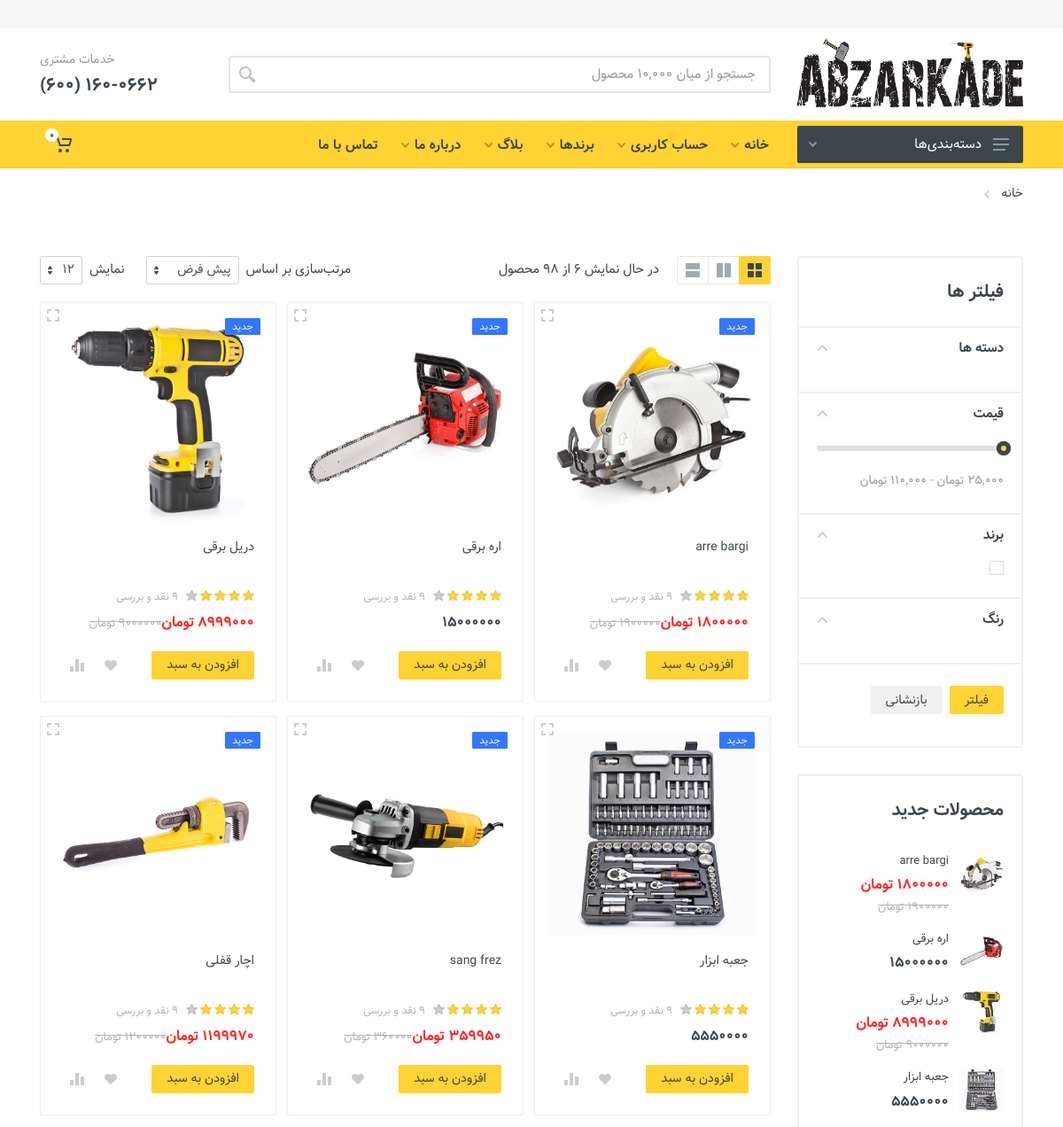
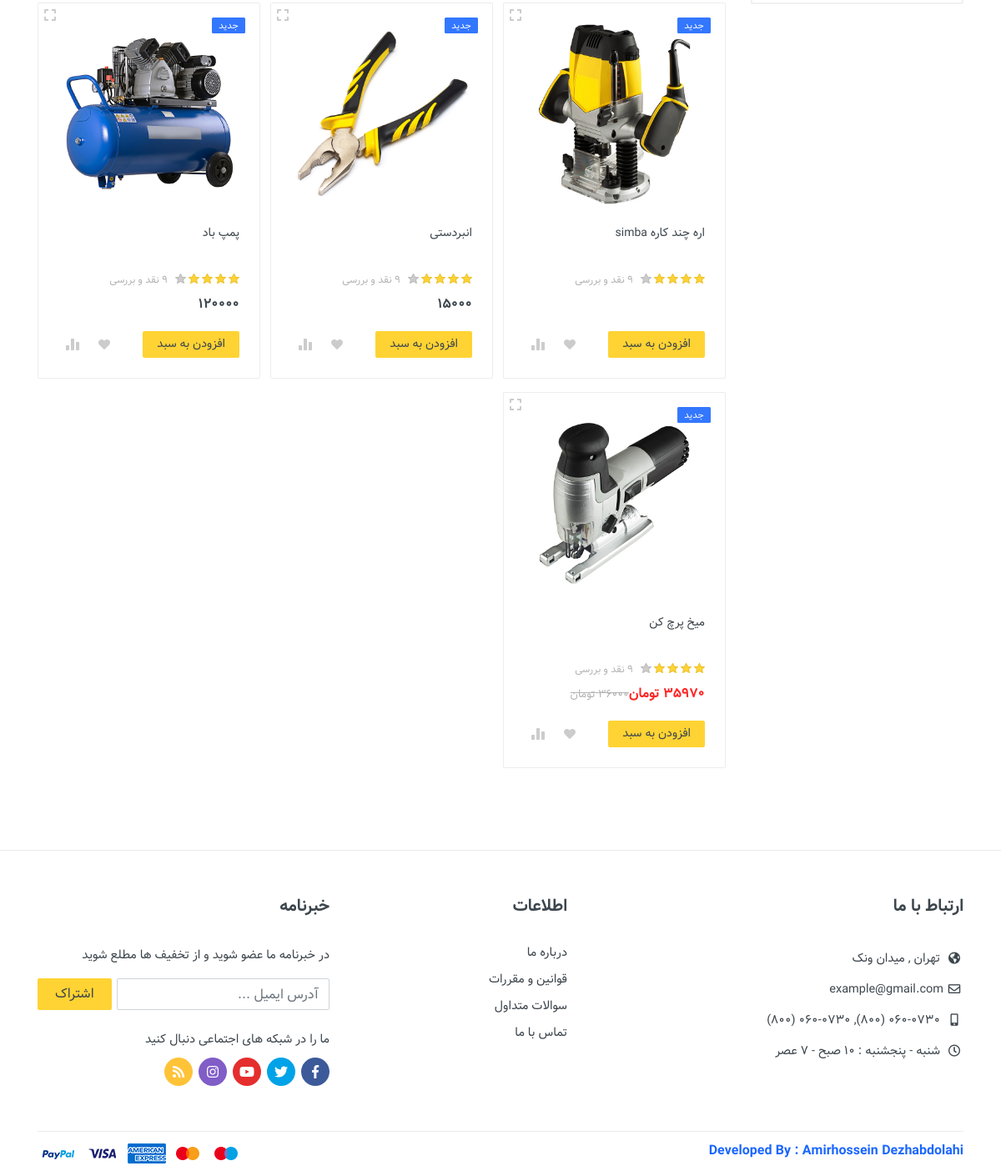
The app's page /search/ with its own data (2 pictures, top to bottom).
### shop/models.py (models this page shows, shortened)
class Kala(models.Model):
    slug=models.SlugField(allow_unicode=True)
    name=models.CharField(max_length=150)
    brand=models.ForeignKey(Brand ,on_delete=models.SET_NULL, null=True , blank=True , verbose_name='Brand' , related_name='brand')
    size = models.ManyToManyField(ProductSize , help_text="Enter Size of the product")
    mini_description = models.CharField(max_length=200)
    color = models.ManyToManyField(Color , help_text="Select Color of the product")
    material = models.ManyToManyField(Materials , help_text="Select Material of the Product")
    pic0 = models.ImageField(
        upload_to= 'static/images/products/{0}'.format(strftime('%Y%m%d-%H%M%S',gmtime())) ,
        default='no-image.jpg' ,
        width_field='imagewidth' ,
        height_field='imageheight' ,
    )
    pic1 = models.ImageField(
        upload_to= 'static/images/products/{0}'.format(strftime("%Y%m%d - %H%M%S",gmtime())) ,
        default = 'no-image.jpg' ,
        null = True, blank = True ,
    )
    pic2 = models.ImageField(
        upload_to= 'static/images/products/{0}'.format(strftime("%Y%m%d - %H%M%S",gmtime())) ,
        default = 'no-image.jpg' ,
        null = True ,blank = True ,
    )
    pic3 = models.ImageField(
        upload_to= 'static/images/products/{0}'.format(strftime("%Y%m%d - %H%M%S",gmtime())) ,
        default = 'no-image.jpg' ,
        null = True, blank = True,
    )
    pic4 = models.ImageField(
        upload_to= 'static/images/products/{0}'.format(strftime("%Y%m%d - %H%M%S" ,gmtime())) ,
        default = 'no-image.jpg' ,
        null = True, blank = True ,
    )
    category=models.ForeignKey(
        KalaCategory ,
        on_delete=models.SET_NULL ,
        null=True ,
        verbose_name="Category" ,
        related_name= 'Category',
        help_text="category" ,
    )
    description=models.TextField(max_length=255 ,null=True, blank=True)
    imagewidth = models.PositiveIntegerField(editable = False, default = 401)
    imageheight = models.PositiveIntegerField(editable = False, default = 401)
    class Meta:
        verbose_name_plural = "Products"

class KalaInstance(models.Model):
    kala=models.ForeignKey(Kala ,on_delete=models.CASCADE , related_name='kalainstance')
    saller=models.ForeignKey(User , on_delete=models.CASCADE)
    price=models.BigIntegerField(verbose_name='Price')
    off = models.IntegerField(default=0)
    instock = models.IntegerField()
    class Meta:
        verbose_name_plural = "Product Instances"
    def new_price(self):
        if self.off == 0:
            return self.price
        else:
            return self.price - self.off

### shop/views.py (the view, shortened to what this page needs)
# urls.py: path('search/', SearchKala.as_view() , name ='search_kala'),
class SearchKala(KalaListView):
    paginate_by = 12
    template_name = 'shop-grid.html'
    context_object_name = 'kalas'
    def get_queryset(self):
        result = super(SearchKala, self).get_queryset()
        query = self.request.GET.get('search')
        if query:
            query_list = query.split()
            result = result.filter(
                reduce(operator.and_,
                (Q(name__icontains = q) for q in query_list))
            )
        return result
    def get_context_data(self, **kwargs):
        context = super(SearchKala, self).get_context_data(**kwargs)
        mostsalled = Cart.objects.annotate(num_kalas = Count('saller')).order_by('-num_kalas')[:5]
        context.update({
            'is_authenticated' : self.request.user.is_authenticated,
            'mostsalled' : mostsalled,
            'color':Color.objects.all()
        })
        return context

### media/templates/shop-grid.html (shortened to what this page needs)
{% extends 'main/base.html' %}
{% load static %}
{% block body %}
		<div class="site__body">
			<div class="page-header">
				<div class="page-header__container container">
					<div class="page-header__breadcrumb">
						<nav aria-label="breadcrumb">
							<ol class="breadcrumb">
								<li class="breadcrumb-item"><a href="{% url 'index' %}">خانه</a>
								</li>
							</ol>
						</nav>
					</div>
					<div class="page-header__title">
					</div>
				</div>
			</div>
			<div class="container">
				<div class="shop-layout shop-layout--sidebar--start">
					<div class="shop-layout__sidebar">
						<div class="block block-sidebar">
							<div class="block-sidebar__item">
								<div class="widget-filters widget" data-collapse data-collapse-opened-class="filter--opened">
									<h4 class="widget__title">فیلتر ها</h4>
									<div class="widget-filters__list">
										<div class="widget-filters__item">
											<div class="filter filter--opened" data-collapse-item>
												<button type="button" class="filter__title" data-collapse-trigger>دسته ها
													<svg class="filter__arrow" width="12px" height="7px">
														<use xlink:href="{% static 'images/sprite.svg' %}#arrow-rounded-down-12x7"></use>
													</svg>
												</button>
												<div class="filter__body" data-collapse-content>
													<div class="filter__container">
													</div>
												</div>
											</div>
										</div>
										<div class="widget-filters__item">
											<div class="filter filter--opened" data-collapse-item>
												<button type="button" class="filter__title" data-collapse-trigger>قیمت
													<svg class="filter__arrow" width="12px" height="7px">
														<use xlink:href="{% static 'images/sprite.svg' %}#arrow-rounded-down-12x7"></use>
													</svg>
												</button>
												<div class="filter__body" data-collapse-content>
													<div class="filter__container">
														<div class="filter-price" data-min="5000" data-max="500000000" data-from="25000" data-to="110000">
															<div class="filter-price__slider"></div>
															<div class="filter-price__title"><span class="filter-price__min-value"></span> تومان - <span class="filter-price__max-value"></span> تومان</div>
														</div>
													</div>
												</div>
											</div>
										</div>
										<div class="widget-filters__item">
											<div class="filter filter--opened" data-collapse-item>
												<button type="button" class="filter__title" data-collapse-trigger>برند
													<svg class="filter__arrow" width="12px" height="7px">
														<use xlink:href="{% static 'images/sprite.svg' %}#arrow-rounded-down-12x7"></use>
													</svg>
												</button>
												<div class="filter__body" data-collapse-content>
													<div class="filter__container">
														<div class="filter-list">
															<div class="filter-list__list">
																<label class="filter-list__item"><span class="filter-list__input input-check"><span class="input-check__body"><input class="input-check__input" type="checkbox"> <span class="input-check__box"></span>
																	</span>
																</span>
															</div>
														</div>
													</div>
												</div>
											</div>
										</div>
										<div class="widget-filters__item">
											<div class="filter filter--opened" data-collapse-item>
												<button type="button" class="filter__title" data-collapse-trigger>رنگ
													<svg class="filter__arrow" width="12px" height="7px">
														<use xlink:href="{% static 'images/sprite.svg' %}#arrow-rounded-down-12x7"></use>
													</svg>
												</button>
												<div class="filter__body" data-collapse-content>
													<div class="filter__container">
														<div class="filter-color">
															<div class="filter-color__list">
															</div>
														</div>
													</div>
												</div>
											</div>
										</div>
									</div>
									<div class="widget-filters__actions d-flex">
										<button class="btn btn-primary btn-sm">فیلتر</button>
										<button class="btn btn-secondary btn-sm">بازنشانی</button>
									</div>
								</div>
							</div>
							<div class="block-sidebar__item d-none d-lg-block">
								<div class="widget-products widget">
									<h4 class="widget__title">محصولات جدید</h4>
									<div class="widget-products__list">
										{% for k in kalas %}
										{% if  forloop.counter <= 4 %}
										<div class="widget-products__item">
											<div class="widget-products__image">
												<a href="{% url 'KalaDetailView' k.slug %}">
													<img src='{{ k.pic0.url }}' alt='{{ k.name }}' title='{{ k.name }}' class="img-responsive" />
												</a>
											</div>
											<div class="widget-products__info">
												<div class="widget-products__name"><a href="{% url 'KalaDetailView' k.slug %}">{{ k.name }}</a></div>
												{% for i in k.kalainstance.all %}
												<div class="product-card__prices">{% if i.off == 0 %}<span class="new-price">{{ i.new_price }}</span>{% else %}<span class="product-card__new-price">{{ i.new_price }} تومان</span>{% endif %}{% if i.off == 0 %}{% else %}<span  class="product-card__old-price">{{ i.price }} تومان</span>{% endif %}</div>
												{% endfor %}
											</div>
										</div>
										{% endif %}
										{% endfor %}
									</div>
								</div>
							</div>
						</div>
					</div>
					<div class="shop-layout__content">
						<div class="block">
							<div class="products-view">
								<div class="products-view__options">
									<div class="view-options">
										<div class="view-options__layout">
											<div class="layout-switcher">
												<div class="layout-switcher__list">
													<button data-layout="grid-3-sidebar" data-with-features="false" title="Grid" type="button" class="layout-switcher__button layout-switcher__button--active">
														<svg width="16px" height="16px">
															<use xlink:href="{% static 'images/sprite.svg' %}#layout-grid-16x16"></use>
														</svg>
													</button>
													<button data-layout="grid-3-sidebar" data-with-features="true" title="Grid With Features" type="button" class="layout-switcher__button">
														<svg width="16px" height="16px">
															<use xlink:href="{% static 'images/sprite.svg' %}#layout-grid-with-details-16x16"></use>
														</svg>
													</button>
													<button data-layout="list" data-with-features="false" title="List" type="button" class="layout-switcher__button">
														<svg width="16px" height="16px">
															<use xlink:href="{% static 'images/sprite.svg' %}#layout-list-16x16"></use>
														</svg>
													</button>
												</div>
											</div>
										</div>
										<div class="view-options__legend">در حال نمایش 6 از 98 محصول</div>
										<div class="view-options__control">
											<label for="">مرتب‌سازی بر اساس</label>
											<div>
												<select class="form-control form-control-sm" name="" id="">
													<option value="">پیش فرض</option>
												</select>
											</div>
										</div>
										<div class="view-options__control">
											<label for="">نمایش</label>
											<div>
												<select class="form-control form-control-sm" name="" id="">
													<option value="">12</option>
												</select>
											</div>
										</div>
									</div>
								</div>
								<div class="products-view__list products-list" data-layout="grid-3-sidebar" data-with-features="false">
									<div class="products-list__body">
										{% for k in kalas %}
										<div class="products-list__item">
											<div class="product-card">
												<button class="product-card__quickview" type="button">
													<svg width="16px" height="16px">
														<use xlink:href="{% static 'images/sprite.svg' %}#quickview-16"></use>
													</svg> </button>
												<div class="product-card__badges-list">
													<div class="product-card__badge product-card__badge--new">جدید</div>
												</div>
												<div class="product-card__image">
													<a href="{% url 'KalaDetailView' k.slug %}"><img src='{{ k.pic0.url }}' alt='{{ k.name }}' title='{{ k.name }}' class="img-responsive" /></a>
												</div>
												<div class="product-card__info">
													<div class="product-card__name"><a href="{% url 'KalaDetailView' k.slug %}"> {{ k.name }} </a></div>
													<div class="product-card__rating">
														<div class="rating">
															<div class="rating__body">
																<svg class="rating__star rating__star--active" width="13px" height="12px">
																	<g class="rating__fill">
																		<use xlink:href="{% static 'images/sprite.svg' %}#star-normal"></use>
																	</g>
																	<g class="rating__stroke">
																		<use xlink:href="{% static 'images/sprite.svg' %}#star-normal-stroke"></use>
																	</g>
																</svg>
																<svg class="rating__star rating__star--active" width="13px" height="12px">
																	<g class="rating__fill">
																		<use xlink:href="{% static 'images/sprite.svg' %}#star-normal"></use>
																	</g>
																	<g class="rating__stroke">
																		<use xlink:href="{% static 'images/sprite.svg' %}#star-normal-stroke"></use>
																	</g>
																</svg>
																<svg class="rating__star rating__star--active" width="13px" height="12px">
																	<g class="rating__fill">
																		<use xlink:href="{% static 'images/sprite.svg' %}#star-normal"></use>
																	</g>
																	<g class="rating__stroke">
																		<use xlink:href="{% static 'images/sprite.svg' %}#star-normal-stroke"></use>
																	</g>
																</svg>
																<svg class="rating__star rating__star--active" width="13px" height="12px">
																	<g class="rating__fill">
																		<use xlink:href="{% static 'images/sprite.svg' %}#star-normal"></use>
																	</g>
																	<g class="rating__stroke">
																		<use xlink:href="{% static 'images/sprite.svg' %}#star-normal-stroke"></use>
																	</g>
																</svg>
																<svg class="rating__star" width="13px" height="12px">
																	<g class="rating__fill">
																		<use xlink:href="{% static 'images/sprite.svg' %}#star-normal"></use>
																	</g>
																	<g class="rating__stroke">
																		<use xlink:href="{% static 'images/sprite.svg' %}#star-normal-stroke"></use>
																	</g>
																</svg>
															</div>
														</div>
														<div class="product-card__rating-legend">9 نقد و بررسی</div>
													</div>
												</div>
												<div class="product-card__actions">
													{% for i in k.kalainstance.all %}
													{% if i.instock == 0 %}
													{% else %}
													<div class="product-card__prices">
														{% if i.off == 0 %}<span class="new-price">{{ i.new_price }}</span>{% else %}<span class="product-card__new-price">{{ i.new_price }} تومان</span>{% endif %}{% if i.off == 0 %}{% else %}<span  class="product-card__old-price">{{ i.price }} تومان</span>{% endif %}
													</div>
													{% endif %}
													{% endfor %}
													<div class="product-card__buttons">
														{% if user.is_authenticated %}
														{% for stok in k.kalainstance.all %}
														{% if stok.instock != 0 %}
															<button class="btn btn-primary product-card__addtocart" type="submit" id="button-cart" name='addCart'>افزودن به سبد</button>
														{% else %}
															<button type="submit" class="btn btn-danger btn-lg" disabled>ناموجود</button>
														{% endif %}
														{% endfor %}
													{% else %}
														<a href={% url 'login' %}> <button type="button" id="Login" class="btn btn-primary btn-lg">افزودن به سبد</button></a>
													{% endif %}
													<button type="submit"  class="btn btn-light btn-svg-icon btn-svg-icon--fake-svg product-card__wishlist" name="addWishlist" >
														<svg width="16px" height="16px">
															<use xlink:href="{% static 'images/sprite.svg' %}#wishlist-16"></use>
														</svg> </button>
														<button  type="submit"  class="btn btn-light btn-svg-icon btn-svg-icon--fake-svg product-card__compare"  name="addCompare" >
															<svg width="16px" height="16px">
																<use xlink:href="{% static 'images/sprite.svg' %}#compare-16"></use>
															</svg> </button>
													</div>
												</div>
											</div>
										</div>
										{% endfor %}
									</div>
								</div>
								<div class="products-view__pagination">
								</div>
							</div>
						</div>
					</div>
				</div>
			</div>
		</div>
{% endblock %}

### records on screen
Kala: pic0 (picture), name "arre bargi"
KalaInstance: price "1900000"
Kala: pic0 (picture), name "اره برقی"
KalaInstance: new_price "15000000"
Kala: pic0 (picture), name "دریل برقی"
KalaInstance: price "9000000"
Kala: pic0 (picture), name "جعبه ابزار"
KalaInstance: new_price "5550000"
Kala: pic0 (picture), name "sang frez"
KalaInstance: price "360000"
Kala: pic0 (picture), name "اچار قفلی"
KalaInstance: price "1200000"
Kala: pic0 (picture), name "اره چند کاره simba"
Kala: pic0 (picture), name "انبردستی"
KalaInstance: new_price "15000"
Kala: pic0 (picture), name "پمپ باد"
KalaInstance: new_price "120000"
Kala: pic0 (picture), name "میخ پرچ کن"
KalaInstance: price "36000"
